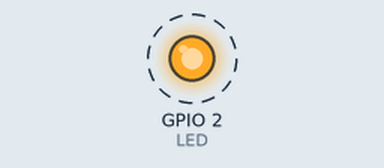
This sketch was run on a simulated ESP32. Shown: output pins drawn as LEDs (lit = HIGH). Dashed ring = blinking. WiFi joins after 1.5 s; servers stay silent unless stated; the Firebase database answers and starts empty; what the sketch prints to the serial monitor is not drawn.

Above: at 0.8 s.
Timing chart, 0 to 5.8 s (numbered marks = the images above):
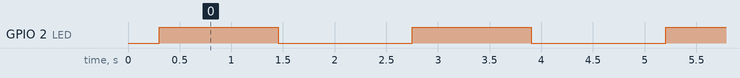

Measured:
- by itself, GPIO 2 (LED): alternates HIGH for 1.2 s and LOW for 1.3 s

The sketch:

firebase_connection.ino
```cpp
#include <WiFi.h>
#include <FirebaseESP32.h>

#define FIREBASE_HOST "https://esp32-73a15-default-rtdb.firebaseio.com/"
#define FIREBASE_AUTH "1hffIReG4utWvgRng68oCyUi3j6WMyNM30W1s7Uw"
#define LED 2
FirebaseData firebaseData;

void setup()
{
  Serial.begin(115200);

  WiFi.begin("hotspot", "@pritam123");
  Firebase.begin(FIREBASE_HOST, FIREBASE_AUTH);
  Firebase.reconnectWiFi(true);
  Serial.println("Wifi connected..........");

  Firebase.setInt(firebaseData, "/DATA", 1);

  Serial.println("Database conneced.......");
  pinMode(LED,OUTPUT);

}


void loop()
{
  int test = Firebase.getInt(firebaseData, "/DATA");
  if (test == 1) {
    digitalWrite(LED,HIGH);
    Serial.println("LED is ON");
    delay(1000);
    Firebase.setInt(firebaseData, "/DATA", 0);
  }
    digitalWrite(LED,LOW);
    Serial.println("LED is OFF");
    delay(1000);
    Firebase.setInt(firebaseData, "/DATA", 1);
//    Serial.println((Firebase.getInt(firebaseData, "/DATA")));
//    Serial.println((Firebase.setString(firebaseData, "/DATA", "test")));

}
```
